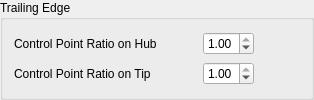
        <widget class="QGroupBox" name="groupBox_21">
         <property name="title">
          <string>Trailing Edge</string>
         </property>
         <layout class="QGridLayout" name="gridLayout_30">
          <item row="1" column="2">
           <widget class="QDoubleSpinBox" name="doubleSpinBox_TE_tip_2">
            <property name="maximum">
             <double>1.000000000000000</double>
            </property>
            <property name="singleStep">
             <double>0.010000000000000</double>
            </property>
            <property name="value">
             <double>1.000000000000000</double>
            </property>
           </widget>
          </item>
          <item row="0" column="1" rowspan="2">
           <spacer name="horizontalSpacer_21">
            <property name="orientation">
             <enum>Qt::Horizontal</enum>
            </property>
            <property name="sizeType">
             <enum>QSizePolicy::Minimum</enum>
            </property>
            <property name="sizeHint" stdset="0">
             <size>
              <width>40</width>
              <height>20</height>
             </size>
            </property>
           </spacer>
          </item>
          <item row="1" column="0">
           <widget class="QLabel" name="label_110">
            <property name="text">
             <string>Control Point Ratio on Tip</string>
            </property>
           </widget>
          </item>
          <item row="0" column="2">
           <widget class="QDoubleSpinBox" name="doubleSpinBox_TE_hub_2">
            <property name="maximum">
             <double>1.000000000000000</double>
            </property>
            <property name="singleStep">
             <double>0.010000000000000</double>
            </property>
            <property name="value">
             <double>1.000000000000000</double>
            </property>
           </widget>
          </item>
          <item row="0" column="0">
           <widget class="QLabel" name="label_111">
            <property name="text">
             <string>Control Point Ratio on Hub</string>
            </property>
           </widget>
          </item>
          <item row="0" column="3">
           <widget class="QLabel" name="label_118">
            <property name="sizePolicy">
             <sizepolicy hsizetype="Maximum" vsizetype="Preferred">
              <horstretch>0</horstretch>
              <verstretch>0</verstretch>
             </sizepolicy>
            </property>
            <property name="minimumSize">
             <size>
              <width>40</width>
              <height>0</height>
             </size>
            </property>
            <property name="text">
             <string/>
            </property>
           </widget>
          </item>
          <item row="1" column="3">
           <widget class="QLabel" name="label_119">
            <property name="sizePolicy">
             <sizepolicy hsizetype="Maximum" vsizetype="Preferred">
              <horstretch>0</horstretch>
              <verstretch>0</verstretch>
             </sizepolicy>
            </property>
            <property name="minimumSize">
             <size>
              <width>40</width>
              <height>0</height>
             </size>
            </property>
            <property name="text">
             <string/>
            </property>
           </widget>
          </item>
         </layout>
        </widget>
